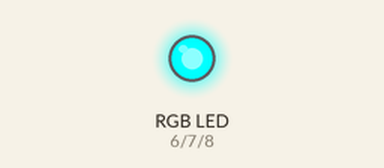
The sketch below on a simulated Arduino Uno, built with avr-gcc and run on an emulated ATmega328P. Shown: an RGB LED mixed from three pins (HIGH = lit).

Above: at 0.05 s.
At 1.5 s:
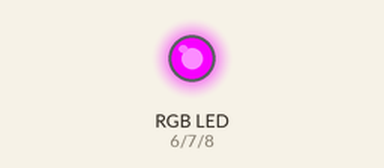
At 2.95 s:
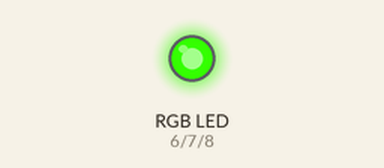
Timing chart, 0 to 6.9 s (numbered marks = the images above):
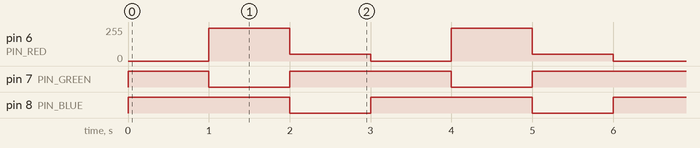

Measured:
- by itself, pin 6 (PIN_RED): repeats every 3.0 s: 52/255 1.0 s, 0/255 1.0 s, 247/255 1.0 s
- by itself, pin 7 (PIN_GREEN): repeats every 3.0 s: LOW 1.0 s, HIGH 2.0 s
- by itself, pin 8 (PIN_BLUE): alternates HIGH for 2.0 s and LOW for 1.0 s

The sketch:

RGB678.ino
```cpp
const int PIN_RED   = 6;
const int PIN_GREEN = 7;
const int PIN_BLUE  = 8;

void setup() {
  pinMode(PIN_RED,   OUTPUT);
  pinMode(PIN_GREEN, OUTPUT);
  pinMode(PIN_BLUE,  OUTPUT);
}

void loop() {
  // color code #00C9CC (R = 0,   G = 201, B = 204)
  analogWrite(PIN_RED,   0);
  analogWrite(PIN_GREEN, 201);
  analogWrite(PIN_BLUE,  204);

  delay(1000); // keep the color 1 second

  // color code #F7788A (R = 247, G = 120, B = 138)
  analogWrite(PIN_RED,   247);
  analogWrite(PIN_GREEN, 120);
  analogWrite(PIN_BLUE,  138);

  delay(1000); // keep the color 1 second

  // color code #34A853 (R = 52,  G = 168, B = 83)
  analogWrite(PIN_RED,   52);
  analogWrite(PIN_GREEN, 168);
  analogWrite(PIN_BLUE,  83);

  delay(1000); // keep the color 1 second
}
```
